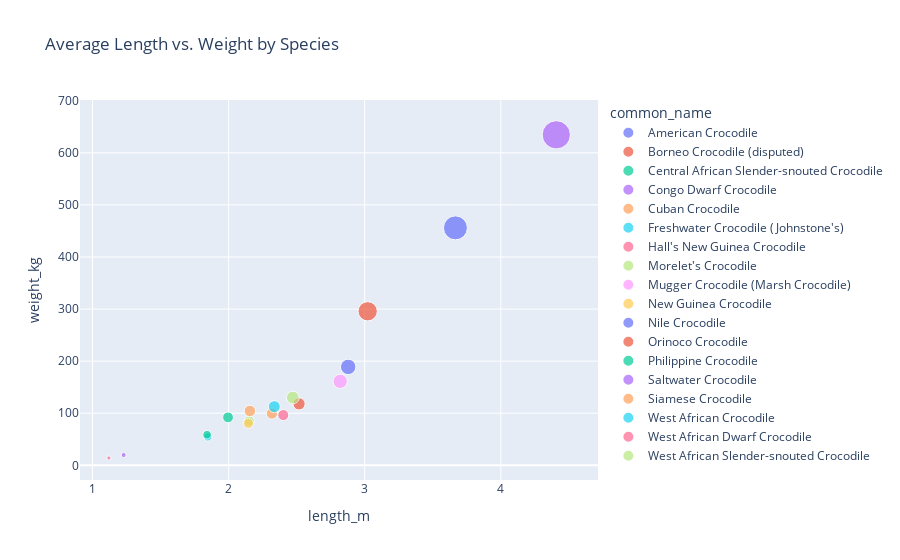

Notebook cell for this chart:
### Code cell
# Group by species and group by average length and weight
species_agg = df.groupby("common_name", as_index=False)[["length_m", "weight_kg"]].agg("mean").reset_index()

# Scatter plot of average length vs. weight for each species
fig = px.scatter(
    species_agg,
    x="length_m",
    y="weight_kg",
    title="Average Length vs. Weight by Species",
    size="weight_kg",
    hover_name="common_name",
    color="common_name"
)

fig.show()

### Figure 1 — Plotly figure (JSON) as saved in the notebook; plotly's stock layout.template omitted (floating-point values rounded to 4 significant figures)
{"data": [{"hovertemplate": "<b>%{hovertext}</b><br><br>common_name=American Crocodile<br>length_m=%{x}<br>weight_kg=%{marker.size}<extra></extra>", "hovertext": ["American Crocodile"], "legendgroup": "American Crocodile", "marker": {"color": "#636efa", "size": [189.0], "sizemode": "area", "sizeref": 1.587, "symbol": "circle"}, "mode": "markers", "name": "American Crocodile", "orientation": "v", "showlegend": true, "type": "scatter", "x": [2.879], "xaxis": "x", "y": [189.0], "yaxis": "y"}, {"hovertemplate": "<b>%{hovertext}</b><br><br>common_name=Borneo Crocodile (disputed)<br>length_m=%{x}<br>weight_kg=%{marker.size}<extra></extra>", "hovertext": ["Borneo Crocodile (disputed)"], "legendgroup": "Borneo Crocodile (disputed)", "marker": {"color": "#EF553B", "size": [118.0], "sizemode": "area", "sizeref": 1.587, "symbol": "circle"}, "mode": "markers", "name": "Borneo Crocodile (disputed)", "orientation": "v", "showlegend": true, "type": "scatter", "x": [2.518], "xaxis": "x", "y": [118.0], "yaxis": "y"}, {"hovertemplate": "<b>%{hovertext}</b><br><br>common_name=Central African Slender-snouted Crocodile<br>length_m=%{x}<br>weight_kg=%{marker.size}<extra></extra>", "hovertext": ["Central African Slender-snouted Crocodile"], "legendgroup": "Central African Slender-snouted Crocodile", "marker": {"color": "#00cc96", "size": [92.12], "sizemode": "area", "sizeref": 1.587, "symbol": "circle"}, "mode": "markers", "name": "Central African Slender-snouted Crocodile", "orientation": "v", "showlegend": true, "type": "scatter", "x": [1.996], "xaxis": "x", "y": [92.12], "yaxis": "y"}, {"hovertemplate": "<b>%{hovertext}</b><br><br>common_name=Congo Dwarf Crocodile<br>length_m=%{x}<br>weight_kg=%{marker.size}<extra></extra>", "hovertext": ["Congo Dwarf Crocodile"], "legendgroup": "Congo Dwarf Crocodile", "marker": {"color": "#ab63fa", "size": [19.78], "sizemode": "area", "sizeref": 1.587, "symbol": "circle"}, "mode": "markers", "name": "Congo Dwarf Crocodile", "orientation": "v", "showlegend": true, "type": "scatter", "x": [1.229], "xaxis": "x", "y": [19.78], "yaxis": "y"}, {"hovertemplate": "<b>%{hovertext}</b><br><br>common_name=Cuban Crocodile<br>length_m=%{x}<br>weight_kg=%{marker.size}<extra></extra>", "hovertext": ["Cuban Crocodile"], "legendgroup": "Cuban Crocodile", "marker": {"color": "#FFA15A", "size": [99.38], "sizemode": "area", "sizeref": 1.587, "symbol": "circle"}, "mode": "markers", "name": "Cuban Crocodile", "orientation": "v", "showlegend": true, "type": "scatter", "x": [2.318], "xaxis": "x", "y": [99.38], "yaxis": "y"}, {"hovertemplate": "<b>%{hovertext}</b><br><br>common_name=Freshwater Crocodile (Johnstone's)<br>length_m=%{x}<br>weight_kg=%{marker.size}<extra></extra>", "hovertext": ["Freshwater Crocodile (Johnstone's)"], "legendgroup": "Freshwater Crocodile (Johnstone's)", "marker": {"color": "#19d3f3", "size": [54.52], "sizemode": "area", "sizeref": 1.587, "symbol": "circle"}, "mode": "markers", "name": "Freshwater Crocodile (Johnstone's)", "orientation": "v", "showlegend": true, "type": "scatter", "x": [1.847], "xaxis": "x", "y": [54.52], "yaxis": "y"}, {"hovertemplate": "<b>%{hovertext}</b><br><br>common_name=Hall's New Guinea Crocodile<br>length_m=%{x}<br>weight_kg=%{marker.size}<extra></extra>", "hovertext": ["Hall's New Guinea Crocodile"], "legendgroup": "Hall's New Guinea Crocodile", "marker": {"color": "#FF6692", "size": [96.47], "sizemode": "area", "sizeref": 1.587, "symbol": "circle"}, "mode": "markers", "name": "Hall's New Guinea Crocodile", "orientation": "v", "showlegend": true, "type": "scatter", "x": [2.402], "xaxis": "x", "y": [96.47], "yaxis": "y"}, {"hovertemplate": "<b>%{hovertext}</b><br><br>common_name=Morelet's Crocodile<br>length_m=%{x}<br>weight_kg=%{marker.size}<extra></extra>", "hovertext": ["Morelet's Crocodile"], "legendgroup": "Morelet's Crocodile", "marker": {"color": "#B6E880", "size": [84.98], "sizemode": "area", "sizeref": 1.587, "symbol": "circle"}, "mode": "markers", "name": "Morelet's Crocodile", "orientation": "v", "showlegend": true, "type": "scatter", "x": [2.151], "xaxis": "x", "y": [84.98], "yaxis": "y"}, {"hovertemplate": "<b>%{hovertext}</b><br><br>common_name=Mugger Crocodile (Marsh Crocodile)<br>length_m=%{x}<br>weight_kg=%{marker.size}<extra></extra>", "hovertext": ["Mugger Crocodile (Marsh Crocodile)"], "legendgroup": "Mugger Crocodile (Marsh Crocodile)", "marker": {"color": "#FF97FF", "size": [161.2], "sizemode": "area", "sizeref": 1.587, "symbol": "circle"}, "mode": "markers", "name": "Mugger Crocodile (Marsh Crocodile)", "orientation": "v", "showlegend": true, "type": "scatter", "x": [2.82], "xaxis": "x", "y": [161.2], "yaxis": "y"}, {"hovertemplate": "<b>%{hovertext}</b><br><br>common_name=New Guinea Crocodile<br>length_m=%{x}<br>weight_kg=%{marker.size}<extra></extra>", "hovertext": ["New Guinea Crocodile"], "legendgroup": "New Guinea Crocodile", "marker": {"color": "#FECB52", "size": [80.41], "sizemode": "area", "sizeref": 1.587, "symbol": "circle"}, "mode": "markers", "name": "New Guinea Crocodile", "orientation": "v", "showlegend": true, "type": "scatter", "x": [2.145], "xaxis": "x", "y": [80.41], "yaxis": "y"}, {"hovertemplate": "<b>%{hovertext}</b><br><br>common_name=Nile Crocodile<br>length_m=%{x}<br>weight_kg=%{marker.size}<extra></extra>", "hovertext": ["Nile Crocodile"], "legendgroup": "Nile Crocodile", "marker": {"color": "#636efa", "size": [456.0], "sizemode": "area", "sizeref": 1.587, "symbol": "circle"}, "mode": "markers", "name": "Nile Crocodile", "orientation": "v", "showlegend": true, "type": "scatter", "x": [3.667], "xaxis": "x", "y": [456.0], "yaxis": "y"}, {"hovertemplate": "<b>%{hovertext}</b><br><br>common_name=Orinoco Crocodile<br>length_m=%{x}<br>weight_kg=%{marker.size}<extra></extra>", "hovertext": ["Orinoco Crocodile"], "legendgroup": "Orinoco Crocodile", "marker": {"color": "#EF553B", "size": [295.7], "sizemode": "area", "sizeref": 1.587, "symbol": "circle"}, "mode": "markers", "name": "Orinoco Crocodile", "orientation": "v", "showlegend": true, "type": "scatter", "x": [3.022], "xaxis": "x", "y": [295.7], "yaxis": "y"}, {"hovertemplate": "<b>%{hovertext}</b><br><br>common_name=Philippine Crocodile<br>length_m=%{x}<br>weight_kg=%{marker.size}<extra></extra>", "hovertext": ["Philippine Crocodile"], "legendgroup": "Philippine Crocodile", "marker": {"color": "#00cc96", "size": [58.7], "sizemode": "area", "sizeref": 1.587, "symbol": "circle"}, "mode": "markers", "name": "Philippine Crocodile", "orientation": "v", "showlegend": true, "type": "scatter", "x": [1.842], "xaxis": "x", "y": [58.7], "yaxis": "y"}, {"hovertemplate": "<b>%{hovertext}</b><br><br>common_name=Saltwater Crocodile<br>length_m=%{x}<br>weight_kg=%{marker.size}<extra></extra>", "hovertext": ["Saltwater Crocodile"], "legendgroup": "Saltwater Crocodile", "marker": {"color": "#ab63fa", "size": [634.6], "sizemode": "area", "sizeref": 1.587, "symbol": "circle"}, "mode": "markers", "name": "Saltwater Crocodile", "orientation": "v", "showlegend": true, "type": "scatter", "x": [4.408], "xaxis": "x", "y": [634.6], "yaxis": "y"}, {"hovertemplate": "<b>%{hovertext}</b><br><br>common_name=Siamese Crocodile<br>length_m=%{x}<br>weight_kg=%{marker.size}<extra></extra>", "hovertext": ["Siamese Crocodile"], "legendgroup": "Siamese Crocodile", "marker": {"color": "#FFA15A", "size": [104.3], "sizemode": "area", "sizeref": 1.587, "symbol": "circle"}, "mode": "markers", "name": "Siamese Crocodile", "orientation": "v", "showlegend": true, "type": "scatter", "x": [2.156], "xaxis": "x", "y": [104.3], "yaxis": "y"}, {"hovertemplate": "<b>%{hovertext}</b><br><br>common_name=West African Crocodile<br>length_m=%{x}<br>weight_kg=%{marker.size}<extra></extra>", "hovertext": ["West African Crocodile"], "legendgroup": "West African Crocodile", "marker": {"color": "#19d3f3", "size": [112.6], "sizemode": "area", "sizeref": 1.587, "symbol": "circle"}, "mode": "markers", "name": "West African Crocodile", "orientation": "v", "showlegend": true, "type": "scatter", "x": [2.336], "xaxis": "x", "y": [112.6], "yaxis": "y"}, {"hovertemplate": "<b>%{hovertext}</b><br><br>common_name=West African Dwarf Crocodile<br>length_m=%{x}<br>weight_kg=%{marker.size}<extra></extra>", "hovertext": ["West African Dwarf Crocodile"], "legendgroup": "West African Dwarf Crocodile", "marker": {"color": "#FF6692", "size": [14.02], "sizemode": "area", "sizeref": 1.587, "symbol": "circle"}, "mode": "markers", "name": "West African Dwarf Crocodile", "orientation": "v", "showlegend": true, "type": "scatter", "x": [1.12], "xaxis": "x", "y": [14.02], "yaxis": "y"}, {"hovertemplate": "<b>%{hovertext}</b><br><br>common_name=West African Slender-snouted Crocodile<br>length_m=%{x}<br>weight_kg=%{marker.size}<extra></extra>", "hovertext": ["West African Slender-snouted Crocodile"], "legendgroup": "West African Slender-snouted Crocodile", "marker": {"color": "#B6E880", "size": [130.0], "sizemode": "area", "sizeref": 1.587, "symbol": "circle"}, "mode": "markers", "name": "West African Slender-snouted Crocodile", "orientation": "v", "showlegend": true, "type": "scatter", "x": [2.472], "xaxis": "x", "y": [130.0], "yaxis": "y"}], "layout": {"legend": {"itemsizing": "constant", "title": {"text": "common_name"}, "tracegroupgap": 0}, "title": {"text": "Average Length vs. Weight by Species"}, "xaxis": {"anchor": "y", "domain": [0, 1], "title": {"text": "length_m"}}, "yaxis": {"anchor": "x", "domain": [0, 1], "title": {"text": "weight_kg"}}}}
